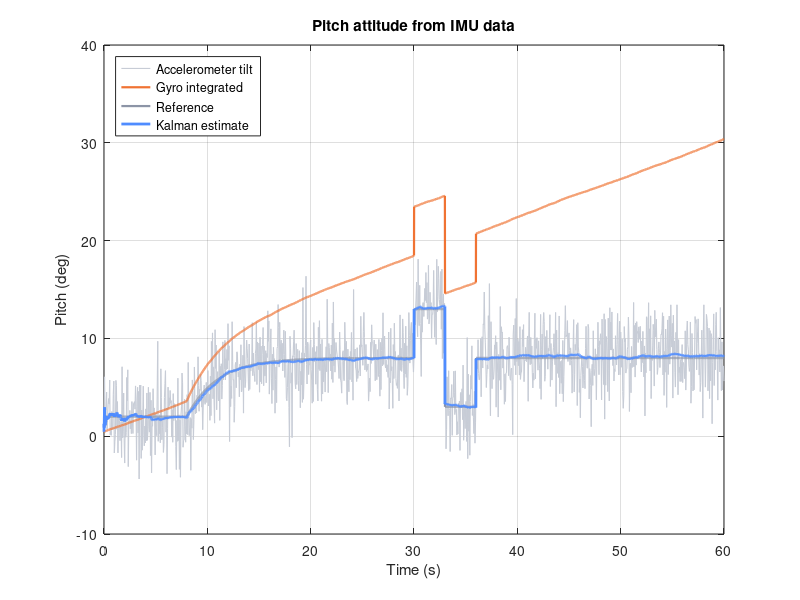

The MATLAB script that drew this image:
% Pitch attitude from flight-test IMU data: a gyro that drifts and an
% accelerometer that is noisy, combined with a two-state Kalman filter.
fs = 100;  dt = 1 / fs;
t = (0:dt:60)';
n = numel(t);
rng(3);

% Reference pitch: a climb, then a pitch doublet (deg).
pitch = 2 + 6 * (t > 8) .* (1 - exp(-(t - 8) / 3));
pitch = pitch + 5 * ((t > 30 & t < 33) - (t >= 33 & t < 36));
rate = [0; diff(pitch)] / dt;

gyro  = rate + 0.4 + 0.3 * randn(n, 1);       % deg/s, with a 0.4 deg/s bias
accel = pitch + 2.5 * randn(n, 1);            % deg, tilt from the accelerometer

% Kalman filter, state x = [pitch; gyro bias].
F = [1 -dt; 0 1];   B = [dt; 0];   H = [1 0];
Q = diag([1e-4 1e-6]);   R = 2.5^2;
x = [accel(1); 0];   P = diag([10 1]);
est = zeros(n, 1);   integ = zeros(n, 1);   integ(1) = accel(1);
for k = 2:n
    x = F * x + B * gyro(k);                  % predict with the gyro
    P = F * P * F' + Q;
    K = P * H' / (H * P * H' + R);            % correct with the accelerometer
    x = x + K * (accel(k) - H * x);
    P = (eye(2) - K * H) * P;
    est(k) = x(1);
    integ(k) = integ(k-1) + gyro(k) * dt;     % gyro alone, for comparison
end
est(1) = accel(1);

fig = figure;
plot(t(1:5:end), accel(1:5:end), 'LineWidth', 0.8, 'Color', [0.78 0.80 0.84]); hold on;
plot(t, integ, 'LineWidth', 1.6, 'Color', [0.94 0.45 0.20]);
plot(t, pitch, 'LineWidth', 1.6, 'Color', [0.55 0.58 0.65]);
plot(t, est,   'LineWidth', 2.0, 'Color', [0.31 0.55 1.00]);
legend('Accelerometer tilt', 'Gyro integrated', 'Reference', 'Kalman estimate', 'Location', 'northwest');
title('Pitch attitude from IMU data');
xlabel('Time (s)'); ylabel('Pitch (deg)');
xlim([0 60]); ylim([-10 40]);
grid on;
fprintf('pitch error (RMS), Kalman estimate: %.2f deg\n', sqrt(mean((est - pitch).^2)));
fprintf('gyro alone %.2f deg, accelerometer alone %.2f deg\n', sqrt(mean((integ - pitch).^2)), sqrt(mean((accel - pitch).^2)));
